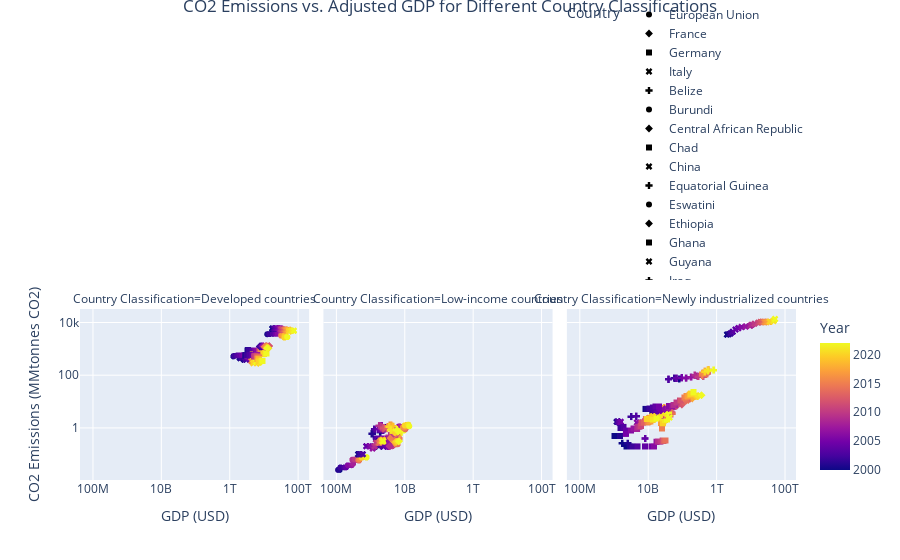

Source (notebook cell):
### Code cell
fig = px.scatter(
    groups_df[groups_df["Country Classification"].isin(["Newly industrialized countries", "Developed countries", "Low-income countries"])],
    x="Adjusted GDP", 
    y="Emissions", 
    log_x=True, 
    log_y=True, 
    symbol="Country",
    color="Year",  
    facet_col="Country Classification",  
    facet_col_wrap=3,  # Adjust wrap to match the number of subplots
    height=500  # Reduce height since all subplots are in one row
)

# Update layout to apply axis titles and add spacing between title and legend
fig.update_layout(
    title="CO2 Emissions vs. Adjusted GDP for Different Country Classifications",
    title_x=0.5,  # Centers the title
    title_y=1.0,  # Adjust the vertical position of the title
    legend=dict(
        orientation="h", 
        yanchor="bottom", 
        y=1.1,  # Moves the legend below the plot
        xanchor="right",  
        x=1  
    ),
    yaxis_title="CO2 Emissions (MMtonnes CO2)", 
    xaxis_title="GDP (USD)",  # This applies to all facets
    height=700 
)

# Apply the x-axis title across all subplots
fig.update_xaxes(title_text="GDP (USD)")  # Set the x-axis title for all subplots

fig.show()

### Figure 1 — Plotly figure (JSON) as saved in the notebook; plotly's stock layout.template omitted (floating-point values rounded to 4 significant figures; data arrays with more than 128 entries replaced by an {"elided": "..."} marker saying what was removed)
{"data": [{"hovertemplate": "Country=European Union<br>Country Classification=Developed countries<br>Adjusted GDP=%{x}<br>Emissions=%{y}<br>Year=%{marker.color}<extra></extra>", "legendgroup": "European Union", "marker": {"color": {"elided": "529 int values"}, "coloraxis": "coloraxis", "symbol": "circle"}, "mode": "markers", "name": "European Union", "showlegend": true, "type": "scattergl", "x": {"elided": "529 float values"}, "xaxis": "x", "y": {"elided": "529 float values"}, "yaxis": "y"}, {"hovertemplate": "Country=France<br>Country Classification=Developed countries<br>Adjusted GDP=%{x}<br>Emissions=%{y}<br>Year=%{marker.color}<extra></extra>", "legendgroup": "France", "marker": {"color": {"elided": "529 int values"}, "coloraxis": "coloraxis", "symbol": "diamond"}, "mode": "markers", "name": "France", "showlegend": true, "type": "scattergl", "x": {"elided": "529 float values"}, "xaxis": "x", "y": {"elided": "529 float values"}, "yaxis": "y"}, {"hovertemplate": "Country=Germany<br>Country Classification=Developed countries<br>Adjusted GDP=%{x}<br>Emissions=%{y}<br>Year=%{marker.color}<extra></extra>", "legendgroup": "Germany", "marker": {"color": {"elided": "529 int values"}, "coloraxis": "coloraxis", "symbol": "square"}, "mode": "markers", "name": "Germany", "showlegend": true, "type": "scattergl", "x": {"elided": "529 float values"}, "xaxis": "x", "y": {"elided": "529 float values"}, "yaxis": "y"}, {"hovertemplate": "Country=Italy<br>Country Classification=Developed countries<br>Adjusted GDP=%{x}<br>Emissions=%{y}<br>Year=%{marker.color}<extra></extra>", "legendgroup": "Italy", "marker": {"color": {"elided": "529 int values"}, "coloraxis": "coloraxis", "symbol": "x"}, "mode": "markers", "name": "Italy", "showlegend": true, "type": "scattergl", "x": {"elided": "529 int values"}, "xaxis": "x", "y": {"elided": "529 float values"}, "yaxis": "y"}, {"hovertemplate": "Country=Belize<br>Country Classification=Low-income countries<br>Adjusted GDP=%{x}<br>Emissions=%{y}<br>Year=%{marker.color}<extra></extra>", "legendgroup": "Belize", "marker": {"color": {"elided": "529 int values"}, "coloraxis": "coloraxis", "symbol": "cross"}, "mode": "markers", "name": "Belize", "showlegend": true, "type": "scattergl", "x": {"elided": "529 float values"}, "xaxis": "x2", "y": {"elided": "529 float values"}, "yaxis": "y2"}, {"hovertemplate": "Country=Burundi<br>Country Classification=Low-income countries<br>Adjusted GDP=%{x}<br>Emissions=%{y}<br>Year=%{marker.color}<extra></extra>", "legendgroup": "Burundi", "marker": {"color": {"elided": "529 int values"}, "coloraxis": "coloraxis", "symbol": "circle"}, "mode": "markers", "name": "Burundi", "showlegend": true, "type": "scattergl", "x": {"elided": "529 float values"}, "xaxis": "x2", "y": {"elided": "529 float values"}, "yaxis": "y2"}, {"hovertemplate": "Country=Central African Republic<br>Country Classification=Low-income countries<br>Adjusted GDP=%{x}<br>Emissions=%{y}<br>Year=%{marker.color}<extra></extra>", "legendgroup": "Central African Republic", "marker": {"color": {"elided": "529 int values"}, "coloraxis": "coloraxis", "symbol": "diamond"}, "mode": "markers", "name": "Central African Republic", "showlegend": true, "type": "scattergl", "x": {"elided": "529 float values"}, "xaxis": "x2", "y": {"elided": "529 float values"}, "yaxis": "y2"}, {"hovertemplate": "Country=Chad<br>Country Classification=Newly industrialized countries<br>Adjusted GDP=%{x}<br>Emissions=%{y}<br>Year=%{marker.color}<extra></extra>", "legendgroup": "Chad", "marker": {"color": {"elided": "529 int values"}, "coloraxis": "coloraxis", "symbol": "square"}, "mode": "markers", "name": "Chad", "showlegend": true, "type": "scattergl", "x": {"elided": "529 float values"}, "xaxis": "x3", "y": {"elided": "529 float values"}, "yaxis": "y3"}, {"hovertemplate": "Country=China<br>Country Classification=Newly industrialized countries<br>Adjusted GDP=%{x}<br>Emissions=%{y}<br>Year=%{marker.color}<extra></extra>", "legendgroup": "China", "marker": {"color": {"elided": "529 int values"}, "coloraxis": "coloraxis", "symbol": "x"}, "mode": "markers", "name": "China", "showlegend": true, "type": "scattergl", "x": {"elided": "529 int values"}, "xaxis": "x3", "y": {"elided": "529 float values"}, "yaxis": "y3"}, {"hovertemplate": "Country=Equatorial Guinea<br>Country Classification=Newly industrialized countries<br>Adjusted GDP=%{x}<br>Emissions=%{y}<br>Year=%{marker.color}<extra></extra>", "legendgroup": "Equatorial Guinea", "marker": {"color": {"elided": "529 int values"}, "coloraxis": "coloraxis", "symbol": "cross"}, "mode": "markers", "name": "Equatorial Guinea", "showlegend": true, "type": "scattergl", "x": {"elided": "529 float values"}, "xaxis": "x3", "y": {"elided": "529 float values"}, "yaxis": "y3"}, {"hovertemplate": "Country=Eswatini<br>Country Classification=Low-income countries<br>Adjusted GDP=%{x}<br>Emissions=%{y}<br>Year=%{marker.color}<extra></extra>", "legendgroup": "Eswatini", "marker": {"color": {"elided": "529 int values"}, "coloraxis": "coloraxis", "symbol": "circle"}, "mode": "markers", "name": "Eswatini", "showlegend": true, "type": "scattergl", "x": {"elided": "529 float values"}, "xaxis": "x2", "y": {"elided": "529 float values"}, "yaxis": "y2"}, {"hovertemplate": "Country=Ethiopia<br>Country Classification=Newly industrialized countries<br>Adjusted GDP=%{x}<br>Emissions=%{y}<br>Year=%{marker.color}<extra></extra>", "legendgroup": "Ethiopia", "marker": {"color": {"elided": "529 int values"}, "coloraxis": "coloraxis", "symbol": "diamond"}, "mode": "markers", "name": "Ethiopia", "showlegend": true, "type": "scattergl", "x": {"elided": "529 float values"}, "xaxis": "x3", "y": {"elided": "529 float values"}, "yaxis": "y3"}, {"hovertemplate": "Country=Ghana<br>Country Classification=Newly industrialized countries<br>Adjusted GDP=%{x}<br>Emissions=%{y}<br>Year=%{marker.color}<extra></extra>", "legendgroup": "Ghana", "marker": {"color": {"elided": "529 int values"}, "coloraxis": "coloraxis", "symbol": "square"}, "mode": "markers", "name": "Ghana", "showlegend": true, "type": "scattergl", "x": {"elided": "529 float values"}, "xaxis": "x3", "y": {"elided": "529 float values"}, "yaxis": "y3"}, {"hovertemplate": "Country=Guyana<br>Country Classification=Newly industrialized countries<br>Adjusted GDP=%{x}<br>Emissions=%{y}<br>Year=%{marker.color}<extra></extra>", "legendgroup": "Guyana", "marker": {"color": {"elided": "529 int values"}, "coloraxis": "coloraxis", "symbol": "x"}, "mode": "markers", "name": "Guyana", "showlegend": true, "type": "scattergl", "x": {"elided": "529 float values"}, "xaxis": "x3", "y": {"elided": "529 float values"}, "yaxis": "y3"}, {"hovertemplate": "Country=Iraq<br>Country Classification=Newly industrialized countries<br>Adjusted GDP=%{x}<br>Emissions=%{y}<br>Year=%{marker.color}<extra></extra>", "legendgroup": "Iraq", "marker": {"color": {"elided": "529 int values"}, "coloraxis": "coloraxis", "symbol": "cross"}, "mode": "markers", "name": "Iraq", "showlegend": true, "type": "scattergl", "x": {"elided": "529 float values"}, "xaxis": "x3", "y": {"elided": "529 float values"}, "yaxis": "y3"}, {"hovertemplate": "Country=Kiribati<br>Country Classification=Low-income countries<br>Adjusted GDP=%{x}<br>Emissions=%{y}<br>Year=%{marker.color}<extra></extra>", "legendgroup": "Kiribati", "marker": {"color": {"elided": "529 int values"}, "coloraxis": "coloraxis", "symbol": "circle"}, "mode": "markers", "name": "Kiribati", "showlegend": true, "type": "scattergl", "x": {"elided": "529 float values"}, "xaxis": "x2", "y": {"elided": "529 float values"}, "yaxis": "y2"}, {"hovertemplate": "Country=Lesotho<br>Country Classification=Low-income countries<br>Adjusted GDP=%{x}<br>Emissions=%{y}<br>Year=%{marker.color}<extra></extra>", "legendgroup": "Lesotho", "marker": {"color": {"elided": "529 int values"}, "coloraxis": "coloraxis", "symbol": "diamond"}, "mode": "markers", "name": "Lesotho", "showlegend": true, "type": "scattergl", "x": {"elided": "529 float values"}, "xaxis": "x2", "y": {"elided": "529 float values"}, "yaxis": "y2"}, {"hovertemplate": "Country=Maldives<br>Country Classification=Newly industrialized countries<br>Adjusted GDP=%{x}<br>Emissions=%{y}<br>Year=%{marker.color}<extra></extra>", "legendgroup": "Maldives", "marker": {"color": {"elided": "529 int values"}, "coloraxis": "coloraxis", "symbol": "square"}, "mode": "markers", "name": "Maldives", "showlegend": true, "type": "scattergl", "x": {"elided": "529 float values"}, "xaxis": "x3", "y": {"elided": "529 float values"}, "yaxis": "y3"}, {"hovertemplate": "Country=Samoa<br>Country Classification=Low-income countries<br>Adjusted GDP=%{x}<br>Emissions=%{y}<br>Year=%{marker.color}<extra></extra>", "legendgroup": "Samoa", "marker": {"color": {"elided": "529 int values"}, "coloraxis": "coloraxis", "symbol": "x"}, "mode": "markers", "name": "Samoa", "showlegend": true, "type": "scattergl", "x": {"elided": "529 float values"}, "xaxis": "x2", "y": {"elided": "529 float values"}, "yaxis": "y2"}, {"hovertemplate": "Country=Seychelles<br>Country Classification=Low-income countries<br>Adjusted GDP=%{x}<br>Emissions=%{y}<br>Year=%{marker.color}<extra></extra>", "legendgroup": "Seychelles", "marker": {"color": {"elided": "529 int values"}, "coloraxis": "coloraxis", "symbol": "cross"}, "mode": "markers", "name": "Seychelles", "showlegend": true, "type": "scattergl", "x": {"elided": "529 float values"}, "xaxis": "x2", "y": {"elided": "529 float values"}, "yaxis": "y2"}, {"hovertemplate": "Country=Canada<br>Country Classification=Developed countries<br>Adjusted GDP=%{x}<br>Emissions=%{y}<br>Year=%{marker.color}<extra></extra>", "legendgroup": "Canada", "marker": {"color": {"elided": "529 int values"}, "coloraxis": "coloraxis", "symbol": "circle"}, "mode": "markers", "name": "Canada", "showlegend": true, "type": "scattergl", "x": {"elided": "529 float values"}, "xaxis": "x", "y": {"elided": "529 float values"}, "yaxis": "y"}, {"hovertemplate": "Country=Japan<br>Country Classification=Developed countries<br>Adjusted GDP=%{x}<br>Emissions=%{y}<br>Year=%{marker.color}<extra></extra>", "legendgroup": "Japan", "marker": {"color": {"elided": "529 int values"}, "coloraxis": "coloraxis", "symbol": "diamond"}, "mode": "markers", "name": "Japan", "showlegend": true, "type": "scattergl", "x": {"elided": "529 float values"}, "xaxis": "x", "y": {"elided": "529 float values"}, "yaxis": "y"}, {"hovertemplate": "Country=United Kingdom<br>Country Classification=Developed countries<br>Adjusted GDP=%{x}<br>Emissions=%{y}<br>Year=%{marker.color}<extra></extra>", "legendgroup": "United Kingdom", "marker": {"color": {"elided": "529 int values"}, "coloraxis": "coloraxis", "symbol": "square"}, "mode": "markers", "name": "United Kingdom", "showlegend": true, "type": "scattergl", "x": {"elided": "529 float values"}, "xaxis": "x", "y": {"elided": "529 float values"}, "yaxis": "y"}, {"hovertemplate": "Country=United States<br>Country Classification=Developed countries<br>Adjusted GDP=%{x}<br>Emissions=%{y}<br>Year=%{marker.color}<extra></extra>", "legendgroup": "United States", "marker": {"color": {"elided": "529 int values"}, "coloraxis": "coloraxis", "symbol": "x"}, "mode": "markers", "name": "United States", "showlegend": true, "type": "scattergl", "x": {"elided": "529 int values"}, "xaxis": "x", "y": {"elided": "529 float values"}, "yaxis": "y"}], "layout": {"annotations": [{"font": {}, "showarrow": false, "text": "Country Classification=Developed countries", "x": 0.16, "xanchor": "center", "xref": "paper", "y": 1, "yanchor": "bottom", "yref": "paper"}, {"font": {}, "showarrow": false, "text": "Country Classification=Low-income countries", "x": 0.5, "xanchor": "center", "xref": "paper", "y": 1, "yanchor": "bottom", "yref": "paper"}, {"font": {}, "showarrow": false, "text": "Country Classification=Newly industrialized countries", "x": 0.84, "xanchor": "center", "xref": "paper", "y": 1, "yanchor": "bottom", "yref": "paper"}], "autosize": true, "coloraxis": {"colorbar": {"title": {"text": "Year"}}, "colorscale": [[0, "#0d0887"], [0.1111, "#46039f"], [0.2222, "#7201a8"], [0.3333, "#9c179e"], [0.4444, "#bd3786"], [0.5556, "#d8576b"], [0.6667, "#ed7953"], [0.7778, "#fb9f3a"], [0.8889, "#fdca26"], [1, "#f0f921"]]}, "legend": {"orientation": "h", "title": {"text": "Country"}, "tracegroupgap": 0, "x": 1, "xanchor": "right", "y": 1.1, "yanchor": "bottom"}, "margin": {"t": 60}, "title": {"text": "CO2 Emissions vs. Adjusted GDP for Different Country Classifications", "x": 0.5, "y": 1}, "xaxis": {"anchor": "y", "autorange": true, "domain": [0, 0.32], "range": [7.663, 14.28], "title": {"text": "GDP (USD)"}, "type": "log"}, "xaxis2": {"anchor": "y2", "autorange": true, "domain": [0.34, 0.66], "matches": "x", "range": [7.663, 14.28], "title": {"text": "GDP (USD)"}, "type": "log"}, "xaxis3": {"anchor": "y3", "autorange": true, "domain": [0.68, 1.0], "matches": "x", "range": [7.663, 14.28], "title": {"text": "GDP (USD)"}, "type": "log"}, "yaxis": {"anchor": "x", "autorange": true, "domain": [0, 1], "range": [-2.029, 4.566], "title": {"text": "CO2 Emissions (MMtonnes CO2)"}, "type": "log"}, "yaxis2": {"anchor": "x2", "autorange": true, "domain": [0, 1], "matches": "y", "range": [-2.029, 4.566], "showticklabels": false, "type": "log"}, "yaxis3": {"anchor": "x3", "autorange": true, "domain": [0, 1], "matches": "y", "range": [-2.029, 4.566], "showticklabels": false, "type": "log"}}}
